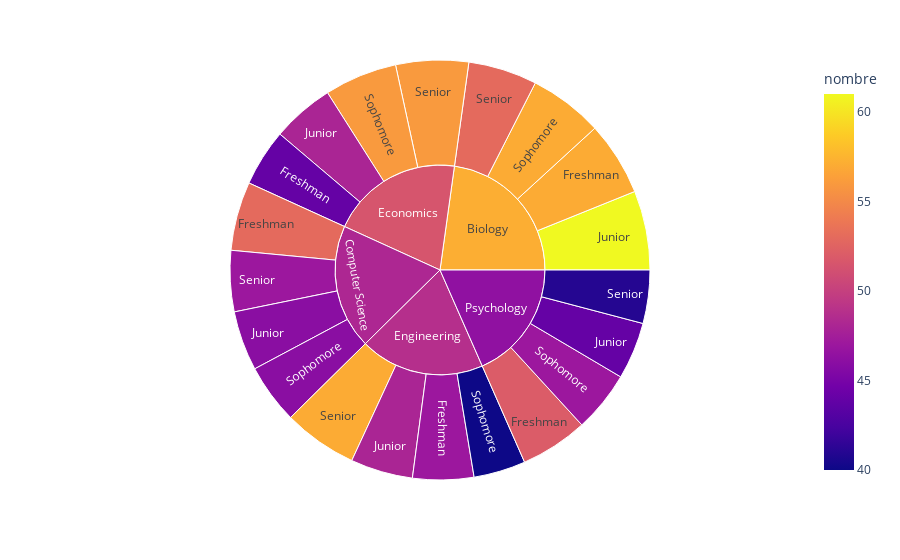

Notebook cell for this chart:
### Code cell
import plotly.express as px

# Groupement par domaine d'études (major) et année d'études (year_in_school)
resultat = df.groupby("major").year_in_school.value_counts()

# Convertir les résultats en DataFrame pour faciliter la visualisation
resultat_df = resultat.reset_index(name='nombre')

# Créer le sunburst chart
fig = px.sunburst(resultat_df, path=['major', 'year_in_school'], values='nombre',
                  color='nombre', hover_data=['nombre'])

# Afficher le sunburst chart
fig.show()

### Figure 1 — Plotly figure (JSON) as saved in the notebook; plotly's stock layout.template omitted (floating-point values rounded to 4 significant figures)
{"data": [{"branchvalues": "total", "customdata": [[57, 57], [53, 53], [44, 44], [47, 47], [52, 52], [61, 61], [46, 46], [48, 48], [48, 48], [44, 44], [53, 53], [47, 47], [56, 56], [57, 57], [41, 41], [57, 57], [46, 46], [56, 56], [40, 40], [47, 47], [57.14, 57.14], [48.18, 48.18], [51.53, 51.53], [48.76, 48.76], [46.36, 46.36]], "domain": {"x": [0, 1], "y": [0, 1]}, "hovertemplate": "labels=%{label}<br>nombre_sum=%{value}<br>parent=%{parent}<br>id=%{id}<br>nombre=%{color}<extra></extra>", "ids": ["Biology/Freshman", "Computer Science/Freshman", "Economics/Freshman", "Engineering/Freshman", "Psychology/Freshman", "Biology/Junior", "Computer Science/Junior", "Economics/Junior", "Engineering/Junior", "Psychology/Junior", "Biology/Senior", "Computer Science/Senior", "Economics/Senior", "Engineering/Senior", "Psychology/Senior", "Biology/Sophomore", "Computer Science/Sophomore", "Economics/Sophomore", "Engineering/Sophomore", "Psychology/Sophomore", "Biology", "Computer Science", "Economics", "Engineering", "Psychology"], "labels": ["Freshman", "Freshman", "Freshman", "Freshman", "Freshman", "Junior", "Junior", "Junior", "Junior", "Junior", "Senior", "Senior", "Senior", "Senior", "Senior", "Sophomore", "Sophomore", "Sophomore", "Sophomore", "Sophomore", "Biology", "Computer Science", "Economics", "Engineering", "Psychology"], "marker": {"coloraxis": "coloraxis", "colors": [57, 53, 44, 47, 52, 61, 46, 48, 48, 44, 53, 47, 56, 57, 41, 57, 46, 56, 40, 47, 57.14, 48.18, 51.53, 48.76, 46.36]}, "name": "", "parents": ["Biology", "Computer Science", "Economics", "Engineering", "Psychology", "Biology", "Computer Science", "Economics", "Engineering", "Psychology", "Biology", "Computer Science", "Economics", "Engineering", "Psychology", "Biology", "Computer Science", "Economics", "Engineering", "Psychology", "", "", "", "", ""], "type": "sunburst", "values": [57, 53, 44, 47, 52, 61, 46, 48, 48, 44, 53, 47, 56, 57, 41, 57, 46, 56, 40, 47, 228, 192, 204, 192, 184]}], "layout": {"coloraxis": {"colorbar": {"title": {"text": "nombre"}}, "colorscale": [[0, "#0d0887"], [0.1111, "#46039f"], [0.2222, "#7201a8"], [0.3333, "#9c179e"], [0.4444, "#bd3786"], [0.5556, "#d8576b"], [0.6667, "#ed7953"], [0.7778, "#fb9f3a"], [0.8889, "#fdca26"], [1, "#f0f921"]]}, "legend": {"tracegroupgap": 0}, "margin": {"t": 60}}}
